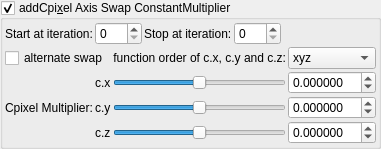
    <widget class="MyGroupBox" name="groupCheck_transf_addCpixel_enabled_false">
     <property name="toolTip">
      <string>&lt;html&gt;&lt;head/&gt;&lt;body&gt;&lt;p&gt;Cpixel is CVector3 c = ( c.x, c.y, c.z). It is each original point (pixel) in 3D space where the iteration starts from, ( c = original z for each point .) It is commonly found in formula structures z = f(z) + c.&lt;/p&gt;&lt;p&gt;The Cpixel multiplier effectively scales this point &amp;quot;c&amp;quot;.&lt;/p&gt;&lt;p&gt;This transform allows the swapping of the order of the &amp;quot;CVector3 c&amp;quot; components before being multiplied by &amp;quot;CVector3 z&amp;quot; components.&lt;/p&gt;&lt;/body&gt;&lt;/html&gt;</string>
     </property>
     <property name="title">
      <string>addCpi&amp;xel Axis Swap ConstantMultiplier</string>
     </property>
     <property name="checkable">
      <bool>true</bool>
     </property>
     <layout class="QVBoxLayout" name="verticalLayout_50">
      <property name="spacing">
       <number>2</number>
      </property>
      <property name="leftMargin">
       <number>2</number>
      </property>
      <property name="topMargin">
       <number>2</number>
      </property>
      <property name="rightMargin">
       <number>2</number>
      </property>
      <property name="bottomMargin">
       <number>2</number>
      </property>
      <item>
       <layout class="QGridLayout" name="gridLayout_81">
        <property name="spacing">
         <number>2</number>
        </property>
        <item row="3" column="3">
         <widget class="MySpinBox" name="spinboxInt_transf_stop_iterations_C">
          <property name="sizePolicy">
           <sizepolicy hsizetype="Preferred" vsizetype="Maximum">
            <horstretch>0</horstretch>
            <verstretch>0</verstretch>
           </sizepolicy>
          </property>
          <property name="maximum">
           <number>999</number>
          </property>
         </widget>
        </item>
        <item row="3" column="2">
         <widget class="QLabel" name="label_52">
          <property name="text">
           <string>Stop at iteration:</string>
          </property>
         </widget>
        </item>
        <item row="3" column="1">
         <widget class="MySpinBox" name="spinboxInt_transf_start_iterations_C">
          <property name="sizePolicy">
           <sizepolicy hsizetype="Minimum" vsizetype="Maximum">
            <horstretch>0</horstretch>
            <verstretch>0</verstretch>
           </sizepolicy>
          </property>
          <property name="minimum">
           <number>0</number>
          </property>
          <property name="maximum">
           <number>999</number>
          </property>
          <property name="value">
           <number>0</number>
          </property>
         </widget>
        </item>
        <item row="3" column="4">
         <spacer name="horizontalSpacer_46">
          <property name="orientation">
           <enum>Qt::Horizontal</enum>
          </property>
          <property name="sizeHint" stdset="0">
           <size>
            <width>40</width>
            <height>20</height>
           </size>
          </property>
         </spacer>
        </item>
        <item row="3" column="0">
         <widget class="QLabel" name="label_72">
          <property name="text">
           <string>Start at iteration:</string>
          </property>
         </widget>
        </item>
       </layout>
      </item>
      <item>
       <layout class="QGridLayout" name="gridLayout_24">
        <property name="spacing">
         <number>2</number>
        </property>
        <item row="0" column="0" colspan="2">
         <widget class="QCheckBox" name="checkBox_transf_alternate_enabled_false">
          <property name="text">
           <string>alternate swap</string>
          </property>
         </widget>
        </item>
        <item row="1" column="2">
         <widget class="QSlider" name="slider3_transf_constant_multiplier_111_x">
          <property name="sizePolicy">
           <sizepolicy hsizetype="Expanding" vsizetype="Maximum">
            <horstretch>0</horstretch>
            <verstretch>0</verstretch>
           </sizepolicy>
          </property>
          <property name="minimum">
           <number>-10000000</number>
          </property>
          <property name="maximum">
           <number>10000000</number>
          </property>
          <property name="value">
           <number>0</number>
          </property>
          <property name="sliderPosition">
           <number>0</number>
          </property>
          <property name="orientation">
           <enum>Qt::Horizontal</enum>
          </property>
         </widget>
        </item>
        <item row="0" column="3">
         <widget class="QComboBox" name="comboBox_mandelbulbMulti_order_of_xyz">
          <item>
           <property name="text">
            <string notr="true">xyz</string>
           </property>
          </item>
          <item>
           <property name="text">
            <string notr="true">xzy</string>
           </property>
          </item>
          <item>
           <property name="text">
            <string notr="true">yxz</string>
           </property>
          </item>
          <item>
           <property name="text">
            <string notr="true">yzx</string>
           </property>
          </item>
          <item>
           <property name="text">
            <string notr="true">zxy</string>
           </property>
          </item>
          <item>
           <property name="text">
            <string notr="true">zyx</string>
           </property>
          </item>
         </widget>
        </item>
        <item row="0" column="2">
         <widget class="QLabel" name="label">
          <property name="text">
           <string>function order of c.x, c.y and c.z:</string>
          </property>
          <property name="alignment">
           <set>Qt::AlignRight|Qt::AlignTrailing|Qt::AlignVCenter</set>
          </property>
         </widget>
        </item>
        <item row="3" column="2">
         <widget class="QSlider" name="slider3_transf_constant_multiplier_111_z">
          <property name="sizePolicy">
           <sizepolicy hsizetype="Expanding" vsizetype="Maximum">
            <horstretch>0</horstretch>
            <verstretch>0</verstretch>
           </sizepolicy>
          </property>
          <property name="minimum">
           <number>-10000000</number>
          </property>
          <property name="maximum">
           <number>10000000</number>
          </property>
          <property name="value">
           <number>0</number>
          </property>
          <property name="sliderPosition">
           <number>0</number>
          </property>
          <property name="orientation">
           <enum>Qt::Horizontal</enum>
          </property>
         </widget>
        </item>
        <item row="2" column="3">
         <widget class="MyDoubleSpinBox" name="spinbox3_transf_constant_multiplier_111_y">
          <property name="sizePolicy">
           <sizepolicy hsizetype="Minimum" vsizetype="Maximum">
            <horstretch>0</horstretch>
            <verstretch>0</verstretch>
           </sizepolicy>
          </property>
          <property name="prefix">
           <string/>
          </property>
          <property name="suffix">
           <string/>
          </property>
          <property name="decimals">
           <number>6</number>
          </property>
          <property name="minimum">
           <double>-99.989999999999995</double>
          </property>
          <property name="maximum">
           <double>99.989999999999995</double>
          </property>
          <property name="singleStep">
           <double>0.100000000000000</double>
          </property>
         </widget>
        </item>
        <item row="1" column="3">
         <widget class="MyDoubleSpinBox" name="spinbox3_transf_constant_multiplier_111_x">
          <property name="sizePolicy">
           <sizepolicy hsizetype="Minimum" vsizetype="Maximum">
            <horstretch>0</horstretch>
            <verstretch>0</verstretch>
           </sizepolicy>
          </property>
          <property name="prefix">
           <string/>
          </property>
          <property name="suffix">
           <string/>
          </property>
          <property name="decimals">
           <number>6</number>
          </property>
          <property name="minimum">
           <double>-99.989999999999995</double>
          </property>
          <property name="maximum">
           <double>99.989999999999995</double>
          </property>
          <property name="singleStep">
           <double>0.100000000000000</double>
          </property>
         </widget>
        </item>
        <item row="1" column="1">
         <widget class="QLabel" name="label_116">
          <property name="text">
           <string notr="true">c.x</string>
          </property>
         </widget>
        </item>
        <item row="2" column="1">
         <widget class="QLabel" name="label_114">
          <property name="text">
           <string notr="true">c.y</string>
          </property>
         </widget>
        </item>
        <item row="3" column="1">
         <widget class="QLabel" name="label_115">
          <property name="text">
           <string notr="true">c.z</string>
          </property>
         </widget>
        </item>
        <item row="3" column="3">
         <widget class="MyDoubleSpinBox" name="spinbox3_transf_constant_multiplier_111_z">
          <property name="sizePolicy">
           <sizepolicy hsizetype="Minimum" vsizetype="Maximum">
            <horstretch>0</horstretch>
            <verstretch>0</verstretch>
           </sizepolicy>
          </property>
          <property name="prefix">
           <string/>
          </property>
          <property name="suffix">
           <string/>
          </property>
          <property name="decimals">
           <number>6</number>
          </property>
          <property name="minimum">
           <double>-99.989999999999995</double>
          </property>
          <property name="maximum">
           <double>99.989999999999995</double>
          </property>
          <property name="singleStep">
           <double>0.100000000000000</double>
          </property>
         </widget>
        </item>
        <item row="1" column="0" rowspan="3">
         <widget class="QLabel" name="label_108">
          <property name="text">
           <string>Cpixel Multiplier:</string>
          </property>
         </widget>
        </item>
        <item row="2" column="2">
         <widget class="QSlider" name="slider3_transf_constant_multiplier_111_y">
          <property name="sizePolicy">
           <sizepolicy hsizetype="Expanding" vsizetype="Maximum">
            <horstretch>0</horstretch>
            <verstretch>0</verstretch>
           </sizepolicy>
          </property>
          <property name="minimum">
           <number>-10000000</number>
          </property>
          <property name="maximum">
           <number>10000000</number>
          </property>
          <property name="value">
           <number>0</number>
          </property>
          <property name="sliderPosition">
           <number>0</number>
          </property>
          <property name="orientation">
           <enum>Qt::Horizontal</enum>
          </property>
         </widget>
        </item>
       </layout>
      </item>
     </layout>
    </widget>
